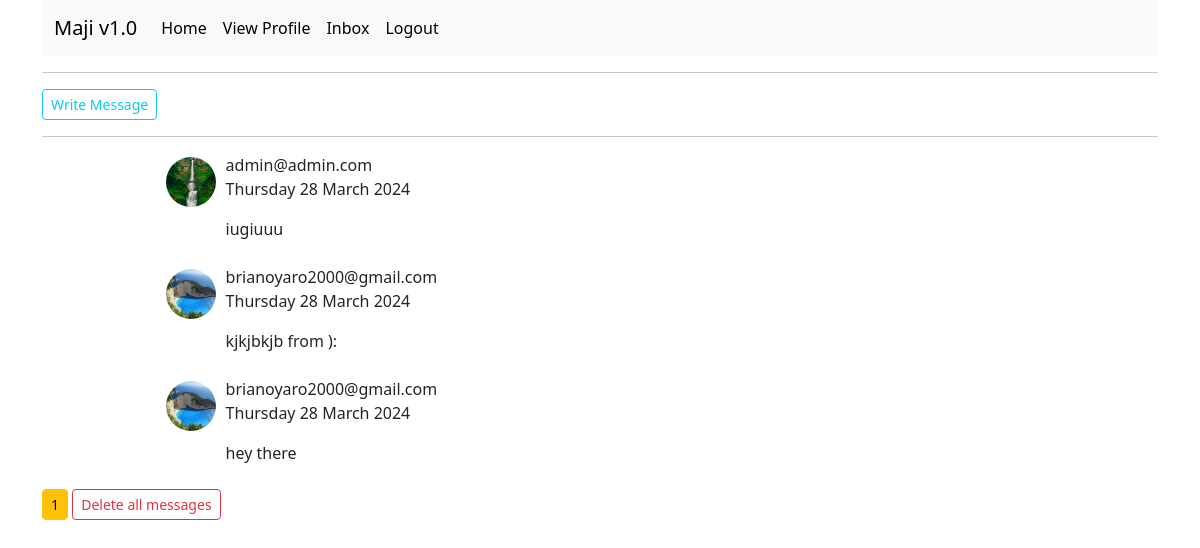
The page /inbox (signed in) on the database as committed earlier.
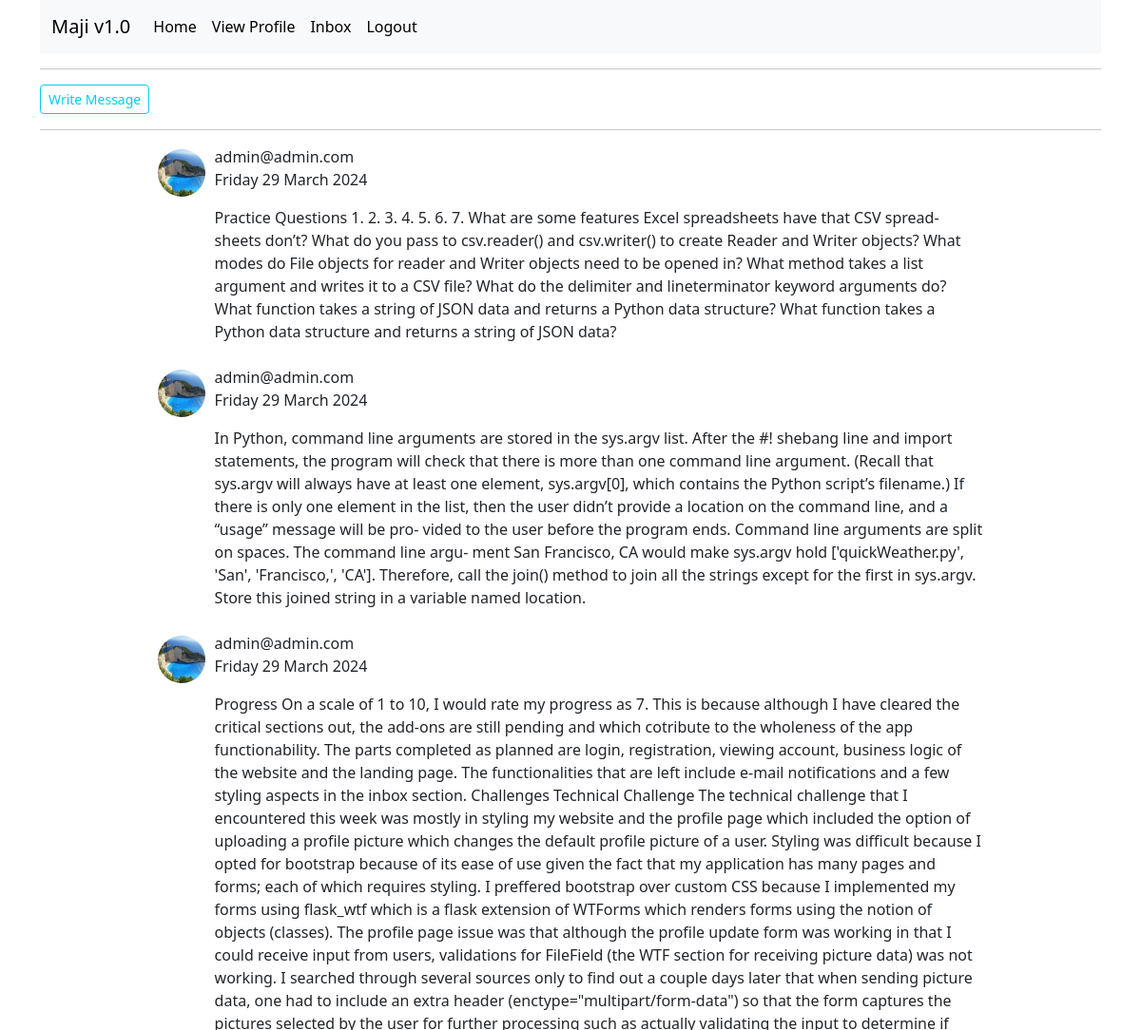
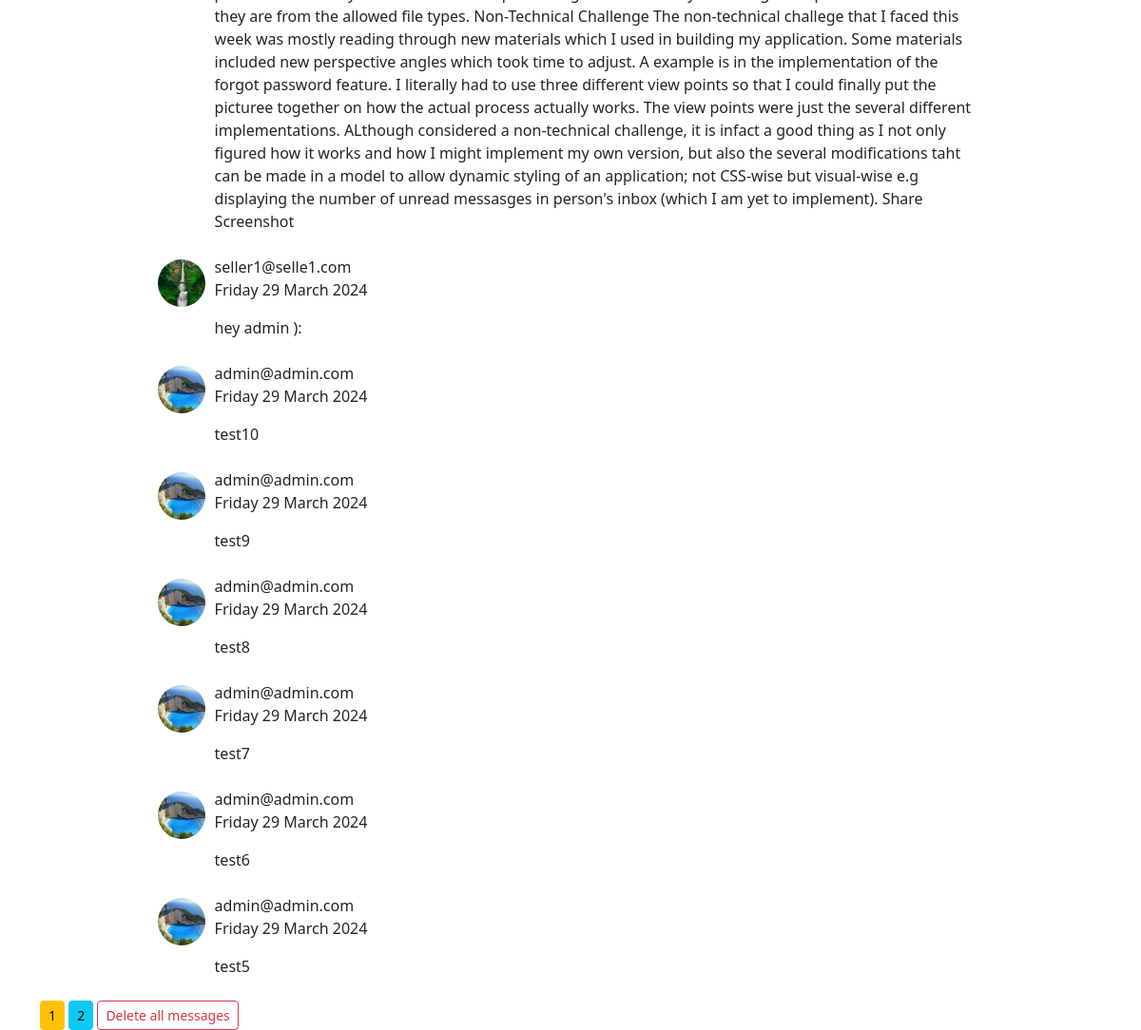
The same page on the database as committed later (2 pictures, top to bottom).
### app/models.py (models this page shows, shortened)
class Message(db.Model):
    id = db.Column(db.Integer, primary_key=True)
    content = db.Column(db.Text, nullable=False)
    time = db.Column(db.DateTime, nullable=False, default=datetime.utcnow)
    sender_id = db.Column(db.Integer, db.ForeignKey('users.id'), nullable=False)
    receiver_id = db.Column(db.Integer, db.ForeignKey('users.id'), nullable=False)
    sender = db.relationship("Users", foreign_keys=[sender_id])
    receiver = db.relationship("Users", foreign_keys=[receiver_id])

class Users(UserMixin, db.Model):
    id = db.Column(db.Integer, primary_key=True)
    username = db.Column(db.String(50), index=True)
    email = db.Column(db.String(120), index=True, unique=True)
    county = db.Column(db.String(30))
    phone_number = db.Column(db.String(13))
    password_hash = db.Column(db.String(128))
    type = db.Column(db.String(10))
    profile_pic = db.Column(db.String(40), nullable=False, default="default.jpg")
    orderee = db.relationship("Order", foreign_keys='Order.buyer_name', backref='purchaser', lazy="dynamic")
    ordered_to = db.relationship("Order", foreign_keys='Order.seller_id', cascade="all, delete-orphan", backref='seller', lazy="dynamic")

### app/main/routes.py (the view)
@bp.route('/inbox', methods=["GET", "POST"])
@login_required
def inbox():
    page = request.args.get("page", 1, type=int)
    messages = Message.query.filter_by(receiver=current_user).order_by(Message.id.desc()).paginate(page=page,per_page= current_app.config['PER_PAGE'], error_out=False)
    next_url = url_for("main.inbox", page=messages.next_num) if messages.has_next else None
    prev_url = url_for("main.inbox", page=messages.prev_num) if messages.has_prev else None
    return render_template('inbox.html', messages=messages, title="MyInbox", next_url=next_url, prev_url=prev_url)

### app/models.py (called while the page is built)
@login.user_loader
def Load_user(id):
    return Users.query.get(int(id))

### app/templates/inbox.html
{% extends 'base.html' %}
{% block content %}
<a href="{{ url_for("main.new_message") }}" class="btn btn-outline-info btn-sm">Write Message</a>
<hr>
{% if messages.items|length > 0 %}
        {% for message in messages.items %}
                <div style="display: flex; max-width: 80%" class="container mb-2">
			<div> <img class="rounded-circle mt-1" style="height: 50px; width: 50px;" src="{{ url_for("static", filename="pictures/" + message.sender.profile_pic) }}"></div>
                        <div style="display: block; margin-left: 10px;">
                                <p>{{ message.sender.email }}<br>{{ message.time.strftime("%A %d %B %Y") }}</p>
                                <p>{{ message.content }}</p>
                        </div>
                </div>
        {% endfor %}
{% for num in messages.iter_pages(left_edge=1, right_edge=1, left_current=1, right_current=1) %}
        {% if num %}
                {% if messages.page == num %}
                <a href="{{ url_for("main.inbox", page=num) }}" class="btn btn-warning btn-sm">{{ num }}</a>
                {% else %}
                <a href="{{ url_for("main.inbox", page=num) }}" class="btn btn-info btn-sm">{{ num }}</a>
                {% endif %}
        {% else %}
                ...
        {% endif %}
{% endfor %}
<a href="{{ url_for("main.delete_message", id="all") }}" class="text-decoration-none btn btn-outline-danger btn-sm">Delete all messages</a>
{% else %}
        <p><i>No messages</i></p>
{% endif %}
{% endblock %}

Rows that differ between the two databases and show on the page:
removed Message: profile_pic (picture), sender.email "brianoyaro2000@gmail.com", time "Thursday 28 March 2024", content "kjkjbkjb from ):"
no longer on this page (row edited): Message: profile_pic (picture), sender.email "brianoyaro2000@gmail.com", time "Thursday 28 March 2024", content "hey there"
added Message: profile_pic (picture), sender.email "admin@admin.com", time "Friday 29 March 2024", content "Practice Questions 1. 2. 3. 4. 5. 6. 7. What are some features Excel spreadsheets have that CSV spread- sheets don’t? What do you pass to csv.reader() and csv.writer() to create Reader and Writer objects? What modes do File objects for reader and Writer objects need to be opened in? What method takes a list argument and writes it to a CSV file? What do the delimiter and lineterminator keyword arguments do? What function takes a string of JSON data and returns a Python data structure? What function takes a Python data structure and returns a string of JSON data?"
added Message: profile_pic (picture), sender.email "admin@admin.com", time "Friday 29 March 2024", content "In Python, command line arguments are stored in the sys.argv list. After the #! shebang line and import statements, the program will check that there is more than one command line argument. (Recall that sys.argv will always have at least one element, sys.argv[0], which contains the Python script’s filename.) If there is only one element in the list, then the user didn’t provide a location on the command line, and a “usage” message will be pro- vided to the user before the program ends. Command line arguments are split on spaces. The command line argu- ment San Francisco, CA would make sys.argv hold ['quickWeather.py', 'San', 'Francisco,', 'CA']. Therefore, call the join() method to join all…"
added Message: profile_pic (picture), sender.email "admin@admin.com", time "Friday 29 March 2024", content "Progress On a scale of 1 to 10, I would rate my progress as 7. This is because although I have cleared the critical sections out, the add-ons are still pending and which cotribute to the wholeness of the app functionability. The parts completed as planned are login, registration, viewing account, business logic of the website and the landing page. The functionalities that are left include e-mail notifications and a few styling aspects in the inbox section. Challenges Technical Challenge The technical challenge that I encountered this week was mostly in styling my website and the profile page which included the option of uploading a profile picture which changes the default profile picture…"
added Message: profile_pic (picture), sender.email "seller1@selle1.com", time "Friday 29 March 2024", content "hey admin ):"
added Message: profile_pic (picture), sender.email "admin@admin.com", time "Friday 29 March 2024", content "test10"
changed Message: profile_pic: picture added in place of a placeholder; time "Thursday 28 March 2024" → "Friday 29 March 2024"; content "iugiuuu" → "test9"
added Message: profile_pic (picture), sender.email "admin@admin.com", time "Friday 29 March 2024", content "test8"
now on this page (row edited): Message: profile_pic (picture), sender.email "admin@admin.com", time "Friday 29 March 2024", content "test7"
now on this page (row edited): Message: profile_pic (picture), sender.email "admin@admin.com", time "Friday 29 March 2024", content "test6"
now on this page (row edited): Message: profile_pic (picture), sender.email "admin@admin.com", time "Friday 29 March 2024", content "test5"
Other text that changed with them:
new list line: "2"
